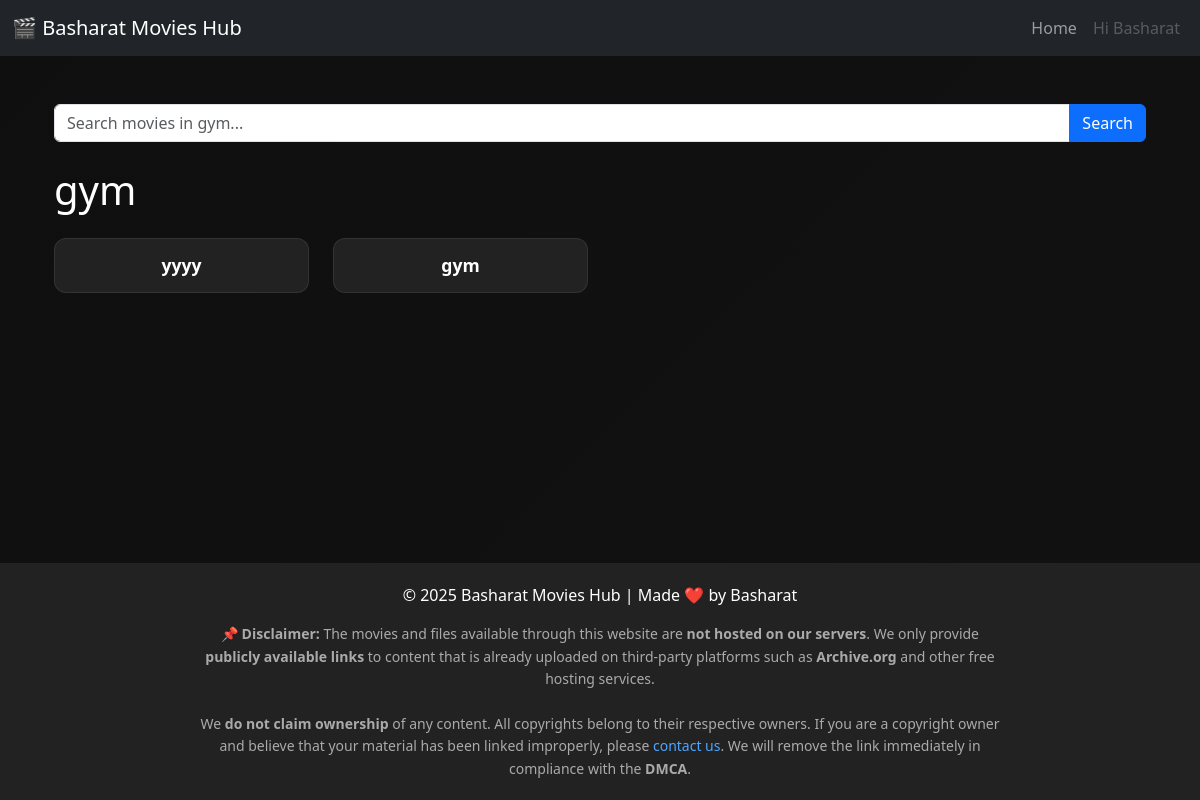
/category/3/ (signed in), run on the app's committed database.
### movies/models.py (models this page shows, shortened)
class Category(models.Model):
    name = models.CharField(max_length=100, unique=True)

class Movie(models.Model):
    title = models.CharField(max_length=200)
    description = models.TextField()
    poster = CloudinaryField("poster")
    download_link = models.URLField()
    udrop_link = models.URLField(blank=True, null=True)
    playlist = models.ForeignKey(Playlist, on_delete=models.SET_NULL, null=True, blank=True)
    category = models.ForeignKey(Category, on_delete=models.SET_NULL, null=True, blank=True)
    def __str__(self):
        return self.title

class Playlist(models.Model):
    name = models.CharField(max_length=100)
    banner = CloudinaryField("banner", blank=True, null=True)
    category = models.ForeignKey(Category, on_delete=models.SET_NULL, null=True, blank=True)
    def __str__(self):
        return self.name

### movies/views.py (the view)
# urls.py: path("category/<int:category_id>/", category_detail, name="category_detail"),  # नया URL pattern जोड़ा
def category_detail(request, category_id):
    category = get_object_or_404(Category, id=category_id)
    movies = list(Movie.objects.filter(category=category))
    playlists = list(Playlist.objects.filter(category=category))
    query = request.GET.get("q")
    if query:
        movies = [m for m in movies if query.lower() in m.title.lower()]
        playlists = [p for p in playlists if query.lower() in p.name.lower()]
    items = []
    for m in movies:
        items.append({"type": "movie", "obj": m})
    for p in playlists:
        items.append({"type": "playlist", "obj": p})
    items.sort(key=lambda x: (0 if x["type"] == "movie" else 1, str(x["obj"])))
    return render(request, "category_detail.html", {
        "category": category,
        "items": items,
        "query": query,
    })

### templates/category_detail.html (shortened to what this page needs)
{% extends 'base.html' %}
{% load static %}
{% load cloudinary %}
{% block content %}
<div class="container mt-4">
    <form method="get" action="">
        <div class="input-group mb-4">
            <input type="text" name="q" class="form-control" placeholder="Search movies in {{ category.name }}..." value="{{ request.GET.q }}">
            <button class="btn btn-primary" type="submit">Search</button>
        </div>
    </form>
    <h1 class="mb-4">{{ category.name }}</h1>
    <div class="row">
        {% if items %}
            {% for item in items %}
            <div class="col-6 col-sm-4 col-md-3 mb-3">
                <div class="card movie-card h-100">
                    {% if item.type == "movie" %}
                        <a href="{% url 'movie_detail' item.obj.id %}" class="title-link">
                            <div class="card-body text-center">
                                <h6 class="card-title">
                                    {% if item.obj.title %}
                                        {{ item.obj.title }}
                                    {% else %}
                                        No Title
                                    {% endif %}
                                </h6>
                            </div>
                        </a>
                    {% elif item.type == "playlist" %}
                        <a href="{% url 'playlist_detail' item.obj.id %}" class="title-link">
                            <div class="card-body text-center">
                                <h6 class="card-title">
                                    {% if item.obj.name %}
                                        {{ item.obj.name }}
                                    {% else %}
                                        Untitled Playlist
                                    {% endif %}
                                </h6>
                            </div>
                        </a>
                    {% endif %}
                </div>
            </div>
            {% endfor %}
        {% endif %}
    </div>
</div>
{% endblock %}

### templates/base.html (shortened to what this page needs)
{% load static %}
<!DOCTYPE html>
<html lang="en">
<head>
  <link href="https://cdn.jsdelivr.net/npm/bootstrap@5.3.0/dist/css/bootstrap.min.css" rel="stylesheet">
  <link rel="stylesheet" href="{% static 'css/style.css' %}">
</head>
<body>
  <div id="lenis-wrapper">
    <nav class="navbar navbar-expand-lg navbar-dark bg-dark">
      <div class="container-fluid">
        <a class="navbar-brand" href="/">🎬 Basharat Movies Hub</a>
        <div class="collapse navbar-collapse" id="navbarNav">
          <ul class="navbar-nav ms-auto">
            <li class="nav-item"><a class="nav-link" href="/">Home</a></li>
            {% if user.is_authenticated %}
              <li class="nav-item"><a class="nav-link disabled">Hi {{ user.username }}</a></li>
            {% else %}
              <li class="nav-item"><a class="nav-link" href="/admin/login/">Admin Login</a></li>
            {% endif %}
          </ul>
        </div>
      </div>
    </nav>
    <main class="container my-4">
      {% block content %}{% endblock %}
    </main>
    <footer>
      <p class="mb-1">© 2025 Basharat Movies Hub | Made ❤️ by Basharat</p>
      <div class="mt-3" style="font-size:14px;color:#aaa;max-width:800px;margin:auto;line-height:1.6;">
        <strong>📌 Disclaimer:</strong>
        The movies and files available through this website are
        <b>not hosted on our servers</b>. We only provide
        <b>publicly available links</b> to content that is already uploaded
        on third-party platforms such as <b>Archive.org</b> and other free
        hosting services.
        <br><br>
        We <b>do not claim ownership</b> of any content. All copyrights
        belong to their respective owners.
        If you are a copyright owner and believe that your material
        has been linked improperly, please
        <a href="/contact" style="color:#4da6ff; text-decoration:none;">contact us</a>.
        We will remove the link immediately in compliance with the <b>DMCA</b>.
      </div>
    </footer>
  </div>
</body>
</html>

### static/css/style.css (style rules this page uses)
body { background: linear-gradient(135deg, #0f0f0f, #1a1a1a); background-size: 400% 400%; animation: gradientMove 15s ease infinite; color: white; transition: background-color 0.4s ease, color 0.4s ease; padding-bottom: 70px; scroll-behavior: smooth; }
.card, .movie-card { background-color: #222222; color: white; border-radius: 12px; overflow: hidden; transition: transform 0.3s ease, box-shadow 0.3s ease; display: flex; flex-direction: column; height: 100%; border: 1px solid rgba(255, 255, 255, 0.08); }
.card-body { flex-grow: 1; display: flex; align-items: center; justify-content: center; padding: 1rem; text-align: center; }
.card-title { font-size: 1.1rem; font-weight: 600; margin: 0; color: inherit; }
.title-link { text-decoration: none; color: inherit; }
.navbar { transition: all 0.3s ease; box-shadow: none; background-color: rgba(34,34,34,0.95); }
footer a { color: #4da6ff; transition: color 0.3s ease; }

### templates/base.html (style rules this page uses)
html, body { margin: 0; padding: 0; height: 100%; overflow-x: hidden; }
#lenis-wrapper { min-height: 100vh; display: flex; flex-direction: column; will-change: transform; backface-visibility: hidden; perspective: 1000px; }
main { flex: 1 0 auto; }
footer { flex-shrink: 0; background-color: #222; color: #fff; text-align: center; padding: 20px 0; }
footer a { color: #4da6ff; transition: color 0.3s ease; }

### data on the page
Category: q "Search movies in gym...", name "gym"
Movie: obj "yyyy"
Playlist: obj.name "gym"

### other printed values
{{ user.username }} "Basharat"
